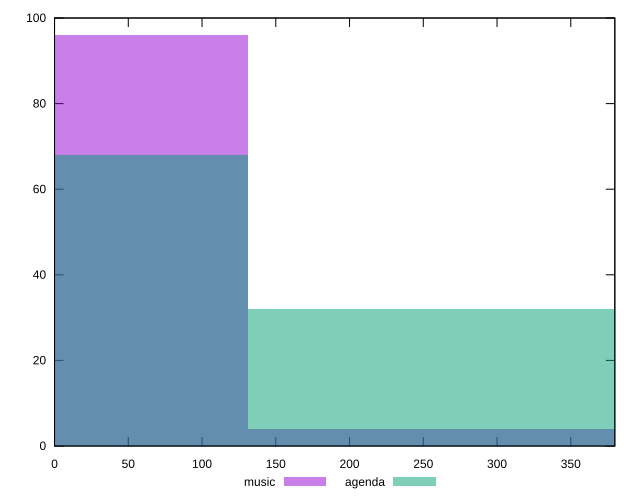

Write gnuplot code to recreate this figure.
reset

$music <<EOF
0 96
262.62530569288543 4
EOF

$agenda <<EOF
0 68
262.62530569288543 32
EOF

set key outside below
set boxwidth 262.62530569288543
set xrange [0:379.85400000000004]
set yrange [0:100]
set trange [0:100]
set style fill transparent solid 0.5 noborder
set terminal svg size 640, 500 enhanced background rgb 'white'
set output "reports/report_00028_2021-02-24T12-49-42.674Z/uses-rel-preconnect/comparison/histogram/0_vs_1.svg"

plot $music title "music" with boxes, \
     $agenda title "agenda" with boxes

reset
